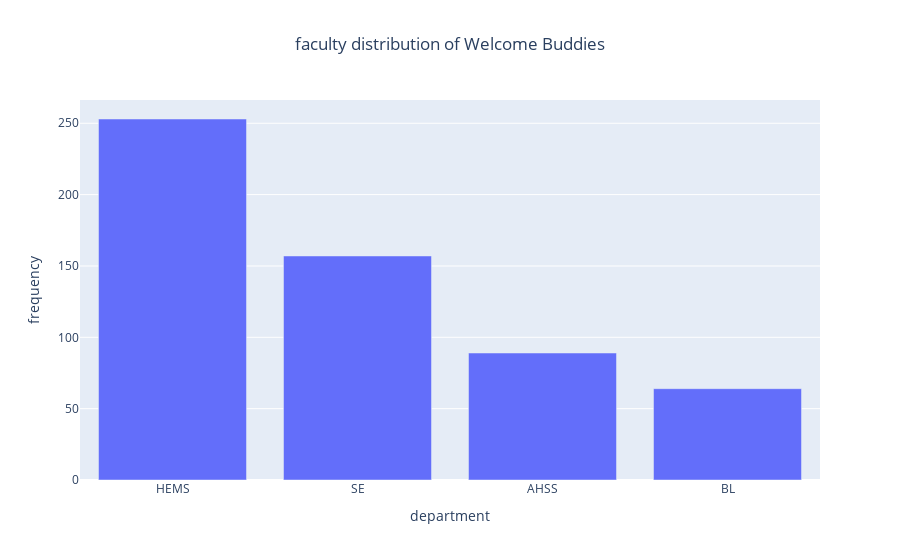

Notebook code cell kept with this figure:
### Code cell
dept_fig = px.bar(dept_counts, title="faculty distribution of Welcome Buddies")
dept_fig.update_layout(
    xaxis_title = "department",
    yaxis_title = "frequency",
    title_x = 0.5, 
    showlegend = False
)
dept_fig.show()

### Figure 1 — Plotly figure (JSON) as saved in the notebook; plotly's stock layout.template omitted (floating-point values rounded to 4 significant figures)
{"data": [{"alignmentgroup": "True", "hovertemplate": "variable=department<br>index=%{x}<br>value=%{y}<extra></extra>", "legendgroup": "department", "marker": {"color": "#636efa", "pattern": {"shape": ""}}, "name": "department", "offsetgroup": "department", "orientation": "v", "showlegend": true, "textposition": "auto", "type": "bar", "x": ["HEMS", "SE", "AHSS", "BL"], "xaxis": "x", "y": [253, 157, 89, 64], "yaxis": "y"}], "layout": {"barmode": "relative", "legend": {"title": {"text": "variable"}, "tracegroupgap": 0}, "showlegend": false, "title": {"text": "faculty distribution of Welcome Buddies", "x": 0.5}, "xaxis": {"anchor": "y", "domain": [0, 1], "title": {"text": "department"}}, "yaxis": {"anchor": "x", "domain": [0, 1], "title": {"text": "frequency"}}}}
